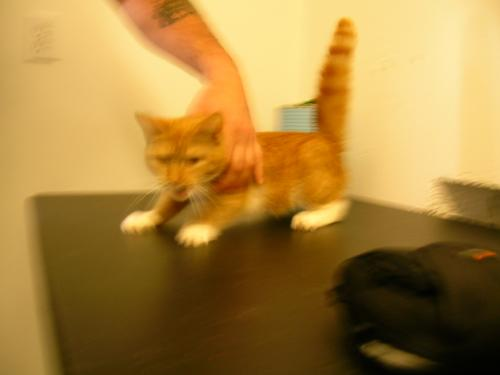
#> input picture images/cat/0.jpg, 500 x 375 px
$ jupyter execute --allow-errors CrossEntropy.ipynb
#> lines starting #> are read from the running program, lines starting #| are printed output that depends on the picture; after the words box and inside, x2 and y2 are one past the last pixel; in counts of white or black regions, pixels touching at a corner belong together
# Minimizing the cross entropy : a nice trip from Maximum likelihood to Kullback–Leibler divergence

The learning algorithm is often stated as a minimization problem where the objective function represent the goal to be reached. The objective function is also called loss function or cost function in machine learning.

### We show that minimizing the cross entropy is equivalent to maximizing the likelihood in case of discriminative models.
### We show that minimizing the cross entropy is equivalent to minimizing the Kullback–Leibler divergence

### We show that the cross entropy loss makes the logistic regression problem convex
### We present an application to cats and dogs image classification

# References :
### Book: Pattern Recognition and Machine Learning by Christopher M. Bishop, 2006
### A nice blog on cross entropy :  https://rdipietro.github.io/friendly-intro-to-cross-entropy-loss/
## An introduction to probabilities is given there
http://romain.raveaux.free.fr/document/NaiveBayesClassifier.html

## An introduction to maximum likelihood
http://romain.raveaux.free.fr/document/Overfittingbiaisedandunbiaisedvariance.html

# Discriminative and Generative models

In particular, we distinguish between generative models and discriminative models.
For generative models, we build a probability model of the data and parameterize
it by the scene content. For discriminative models, we build a probability model
of the scene content and parameterize it by the data.

Models relating the data $x$ to the target $t$ fall into one of two categories. We either:
1. model the contingency of the target state on the data $Pr(t|x)$ or
2. model the contingency of the data on the world state $Pr(x|t)$.

The first type of model is termed discriminative. The second is termed generative;

The target $t$ can be a class label ("cat") if we are dealing with a classification problem.

1. In the discriminative model, we choose an appropriate form for the distribution $Pr(t)$
over the target state. The models may also depends on a set of parameters $W$.
Since the distribution over the state depends on both the data and these parameters,
we write it as $Pr(t|x,W)$ and refer to it as the posterior distribution.
The goal of the learning algorithm is to fit the parameters $W$ using paired training
data $\{x_i,t_i\}_{i=1}^M$. This can be done using the maximum likelihood (ML), maximum
a posteriori (MAP), or Bayesian approaches.

2. In the generative model, we choose the form for the distribution $Pr(x)$ over the data. The generative model can depend on parameters, it as $Pr(x|t,W)$ and refer to it as the $likelihood$. In inference, we aim to compute the posterior distribution $Pr(t|x)$. To this end we specify a prior $Pr(w)$ over the target state and then use Bayes' rule.

# Recall : Expectation
One of the most important operations involving probabilities is that of finding weighted averages of functions. The average value of some function $f(t)$ under a probability distribution $Pr(t)$ is called the expectation of $f(t)$ and will be denoted by
$\mathbb{E}[f]$. For a discrete distribution, it is given by
$$\mathbb{E}[f]=\sum_t Pr(t)f(t)  $$
so that the average is weighted by the relative probabilities of the different values
of t. $t$ can be a finite set i.e. $t=\{0,1 \}$

In either case, if we are given a finite number N of points drawn from the probability
distribution or probability density, then the expectation can be approximated as a
$$\mathbb{E}[f]\approx\frac{1}{N}  \sum_{i=1}^N f(t_i)$$
The approximation becomes exact in the limit $N\to \infty$

# Recall : Entropy

We begin by considering a discrete random variable $t$ and we ask how much information is received when we observe a specific value for this variable. The amount of information can be viewed as the ‘degree of surprise’ on learning the value of $t$. If we are told that a highly improbable event has just occurred, we will have received more information than if we were told that some very likely event has just occurred, and if we knew that the event was certain to happen we would receive no information. Our measure of information content will therefore depend on the probability distribution $Pr(t)$, and we therefore look for a quantity $h(t)$ that is a monotonic function of the probability $Pr(t)$ and that expresses the information content. The form of h(·) can be found by noting that if we have two events $t$ and $\hat{t}$ that are unrelated, then the information gain from observing both of them
should be the sum of the information gained from each of them separately, so that $h(t, \hat{t}) = h(t) + h(\hat{t})$. Two unrelated events will be statistically independent and so $Pr(t, \hat{t}) = Pr(t)Pr(\hat{t})$. From these two relationships, it is easily shown that $h(t)$ must be given by the logarithm of Pr(t) and so we have
$$h(t)=-\log_2 Pr(t) $$

where the negative sign ensures that information is positive or zero. Note that low probability events t correspond to high information content. The choice of basis for the logarithm is arbitrary, and for the moment we shall adopt the convention
prevalent in information theory of using logarithms to the base of 2. In this case, as we shall see shortly, the units of $h(t)$ are bits (‘binary digits’). Now suppose that a sender wishes to transmit the value of a random variable to a receiver. The average amount of information that they transmit in the process is obtained by taking the expectation of with respect to the distribution $Pr(t)$ and is given by
$$H(t)=-\sum_{t \in \mathcal{T}} Pr(t) \log_2(Pr(t)) $$
Where $\mathcal{T}$ is the domain of definition of $t$ i.e $t \in \{0,1\}$.

This important quantity is called the entropy of the random variable $t$. Note that $\lim_{Pr \to 0} \log Pr = 0$ and so we shall take $Pr(t) \log Pr(t) = 0$ whenever we encounter a value for $t$ such that $Pr(t) = 0$.

# Introducing the Cross-entropy loss

This paragraph describes how minimizing the cross-entropy is related with maximizing the likelihood of the model according to the training set.

When we develop a model for classification, we aim to map the model's inputs to targets. The targets can be encoded by integers or by an encoding called one-hot vector. For example, if we're interested in determining whether an image is best described as a landscape or as a house or car. The target of the first sample $t_1$ can be represented as $t_1 \in [1,2,3]$ or $t_1\in \{0,1\}^3$. If an image is a house then $t_1=[1,0,0]$. A prediction made by the classifier could be $\hat{t}_1=[0.2,0.3,0.5 ]$. The notation $\hat{t}_1^1$ refers to the first value of the vector $\hat{t}_1$.

In cross-entropy there is entropy. The entropy of the discrete random variable $t_1$ is defined as :
$$H(t_1) = \sum_i Pr(t_1^i) \log_2 \frac{1}{Pr(t_1^i)} = -\sum_i Pr(t_1^i) \log_2 Pr(t_1^i)$$
If we assume that $t_1^i$ is already a probability then :
$$H(t_1) = \sum_i t_1^i \log_2 \frac{1}{t_1^i} = -\sum_i t_1^i \log_2 t_1^i$$
The entropy measures the number of bits needed to encode the classes of $t_1$.
In contrast, the cross entropy is the number of bits we need if we encode classes from $t_1$ using $\hat{t}_1$.
$$H(t_1, \hat{t}_1) = \sum_i t_1^i \log_2 \frac{1}{\hat{t}_1^i} = -\sum_i t_1^i \log_2 \hat{t}_1^i$$
Cross-entropy is always larger than entropy; encoding classes according to the wrong distribution $\hat{t}_1$  will always make us use more bits. The only exception is the trivial case where  $t_1$  and  $\hat{t}_1$ are equal, and in this case entropy and cross entropy are equal.
The Kullback–Leibler (KL) divergence from  $\hat{t}_1$ to $t_1$ is simply the difference between cross-entropy and entropy:
\begin{equation}
KL(t_1~||~\hat{t}_1)
= \sum_i t_1^i \log \frac{1}{\hat{t}_1^i} - \sum_i t_1^i \log \frac{1}{t_1^i}
= \sum_i t_1^i \log \frac{t_1^i}{\hat{t_1}^i}
\end{equation}

It measures the number of extra bits we'll need on average if we encode classes from $t_1$  according to  $\hat{t}_1$.

It's never negative, and it's 0 only when  $t_1$ and $\hat{t}_1$ are the same.

Note that minimizing cross entropy is the same as minimizing the KL divergence from $\hat{t}_1$ to $t_1$.

Now we can use the cross entropy over all training examples as our loss. In particular, if we let $n$ index training examples, the overall loss would be
$$H(t, \hat{t}) = \sum_{n=1}^M H(t_n, \hat{t}_n)$$

We have define the cross entropy, and it seems quite relevant but is there any reason?

# The cross entropy, a probabilistic reasoning
But let's look at another approach.
What if we want our objective function to be a direct measure of our model's predictive power, at least with respect to our training data? One common approach is to tune our parameters so that the likelihood of our data under the model is maximized.
$$\max_{\hat{t}} Pr(t|\hat{t})$$

We usually assume that our samples are independent and identically distributed (iid), each measure is independent from the other, so, the likelihood over all of our examples decomposes into a product over the likelihoods of individual examples:
$$\max_{\hat{t}} Pr(t|\hat{t})= \Pi_{n=1}^M \; \max_{\hat{t_n}} \; Pr(t_n|\hat{t}_n)$$
Going back to the original example, if the first training image is of a landscape, then  $t_{1} = (1.0, 0.0, 0.0)^T$ , which tells us that the likelihood  $Pr(t_{1}, \hat{t}_{1})$ is just the first entry of  $\hat{t}_{1} = (0.2, 0.3, 0.5)^T$, which is  $\hat{t}_{1}^1 = 0.2$.

Let's play a bit with the likelihood expression above.

First, since the logarithm is monotonic, we know that maximizing the likelihood is equivalent to maximizing the log likelihood, which is in turn equivalent to minimizing the negative log likelihood:
$$-\log Pr(t| \hat{t}) = -\sum_{n=1}^M \log Pr(t_{n}| \hat{t}_{n})$$

But from our discussion above, we also know that the log likelihood of $t_n$ is just the log of a particular entry of  $\hat{t}_n$. In fact, it's the entry  $i$  which satisfies $t^i_n=1$. We can therefore rewrite the log likelihood for the $n$-th training example in the following way:
$$\log Pr(t_{n}| \hat{t}_{n}) = \sum_{i=1}^3 t_{n}^i \log \hat{t}_{n}^i=\max_{i=\{1,2,3\}} \; Pr(t_n^i|\hat{t}^i_n)$$
which gives us an overall negative log likelihood of
$$- \log Pr(t| \hat{t}) = -\sum_{n=1}^M \sum_{i=1}^3 t_{n}^i \log \hat{t}_{n}^i$$

This is precisely cross entropy, summed over all training examples:
$$- \log Pr(t| \hat{t}) = \sum_{n=1}^M  \big[-\sum_{i=1}^3 t_n^i \log \hat{t}_{n}^i\big] = \sum_{n=1}^M H(t_{n}, \hat{t}_{n})$$

# Wow : Breaking news :  minimizing the cross entropy is equivalent to maximize the likelihood
In the context of a discriminative model for probabilistic classification, minimizing the cross entropy is equivalent to maximize the likelihood of $Pr(t|\hat{t})$ without any assumption on the distributions $t$ and $\hat{t}$ .

# Cross entropy and logistic regression
## The Logistic regression model

$$f_{W}(x,W)=\sigma(x^T.W)$$

Where $\sigma(z)$ is a sigmoid function:
$$\sigma(z)=\frac{1}{1+\exp(-z)}$$

## Learning the parameters of the logistic model
Let us consider a data set $D=\{X,T\}=\{x_i,t_i\}_{i=1}^M  $ with $t_i \in \{0,1\}$ such that we are dealing with a 2-class problem.
For a 2-class problem the cross-entropy can be written as follows:
$$H(t_n,\hat{t_n})=-(t_n \log (\hat{t_n})  +  (1-t_n) \log( 1-\hat{t_n} ))$$
Where $\hat{t_n}$ is :
$$\hat{t_n}=\sigma(x_n^T.W)$$
In the terminology of statistics, this model is known as logistic regression, although it should be emphasized that this is a model for classification rather than regression.
## The optimization problem can then be defined as follows :
$$ \min_W L(D;W)$$
$$ \min_W \dfrac{1}{M}\sum_{n=1}^M L_n(x_n,t_n;W)$$
$$L_n=-(t_n \log (\hat{t_n})  +  (1-t_n) \log( 1-\hat{t_n} ))$$

# Solving the problem

We are seeking for the minimum of the function $L$ so we need to find where the derivative of the function is equal to zero:
$$\dfrac{\partial L}{\partial W} = 0 $$

## Gradient descent method

The problem can be solved by the gradient descent method.

The goal is to choose the parameter update to comprise a small step in the direction of the negative gradient, so that
$$W^{t+1}=W^{t}-\alpha. \dfrac{\partial L}{\partial W}$$
where the parameter $\alpha > 0$ is known as the learning rate.

## Gradient computation

Let us say that we search for : $\dfrac{\partial L}{\partial W_0} $

$L$ is composition of functions then the derivative is based on the chaine rule :
Let $q(p(W_0))$ then
$$\dfrac{\partial q}{\partial W_0} = \dfrac{\partial q}{\partial p} \dfrac{\partial p}{\partial W_0}$$
In addition, the derivative of $log(x)$ is equal to $\dfrac{\partial log(x)}{\partial x} =\dfrac{1}{x}$.

The deriative of $\sigma(x)$  is $\dfrac{\partial \sigma(x)}{\partial x} =\sigma(x) . (1-\sigma(x))$.

**Partial derivative**

1. $q_1=L_n=-(t_n \log (\hat{t_n})  +  (1-t_n) \log( 1-\hat{t_n} ))$ et $p_1=\hat{t_n}$ so $q_1=-(t_n \log (p_1)  +  (1-t_n) \log( 1-p_1) )$

2. $\dfrac{\partial q_1}{\partial W_0} = \dfrac{\partial q_1}{\partial p_1} \dfrac{\partial p_1}{\partial W_0}=(-\dfrac{t_i}{\hat{t_n}}+\dfrac{1-t_n}{1-\hat{t_n}})\dfrac{\partial p_1}{\partial W_0}$

3. $q_2=\hat{t_n}=\sigma(z_n)$ and $p_2=z_n$ so $q_2=\sigma(z_n)$

4. $\dfrac{\partial q_2}{\partial W_0} = \dfrac{\partial q_2}{\partial p_2} \dfrac{\partial p_2}{\partial W_0}=\sigma(z_n)*(1-\sigma(z_n)) \dfrac{\partial p_2}{\partial W_0}$

5. $q_3=z_i$ et $p_3=z_n=X_{i,0}*W_0+x_{n}*W_1$ donc $q_3=p3$
8. $\dfrac{\partial q_3}{\partial W_0} = \dfrac{\partial p_3}{\partial W_0}$=$x_{n}$

Finally,
$$\dfrac{\partial L_n}{\partial W_0}= (-\dfrac{t_n}{\hat{t_n}}+\dfrac{1-t_n}{1-\hat{t_n}}) (\sigma(z_n)*(1-\sigma(z_n)))x_{n}$$
$$\dfrac{\partial L_n}{\partial W_0}= (-\dfrac{t_n}{\hat{t_n}}+\dfrac{1-t_n}{1-\hat{t_n}}) (\hat{t_n}*(1-\hat{t_n}))x_{n}$$

$$\dfrac{\partial L_n}{\partial W_0}= (\hat{t_n} -t_n)  x_{n}$$

The matrix version is :

$$\dfrac{\partial L}{\partial W}= X^T(\hat{T} -T)  $$

# Breaking news : A word on the gradient

We see that the factor involving the derivative of the logistic sigmoid has cancelled, leading to a simplified form for the gradient of the log likelihood. In particular, the contribution to the gradient from data point n is given by the ‘error’ $t_n-\hat{t_n}$ between the target value and the prediction of the model, times the value $x_n$. Furthermore, we can say that this gradient takes precisely the same form as the gradient of the sum-of-squares error function for the linear regression model.

The optimization problem is then convex. We can start with any random parameters $W$ and reach the minimum of $L$ by gradient descent.

# Code of the grdient descent method

[cell 1]
def sigmoid(x):
    return 1 / (1 + np.exp(-x))

def gradientdescent (X,T,W,pas,nbiter) :

    for i in range (0,nbiter):
        Z=X.dot(W)
        Tpred=sigmoid(Z)

        fact1=T*np.log(Tpred)
        fact2=(1-T)*np.log((1-Tpred))
        err=fact1+fact2
        err=err*-1
        err=err.mean()


        ecart=Tpred-T

        XT=X.transpose()
        grad=XT.dot(ecart)

        W = W -pas*grad

        print('Iteration number ',i)
        print('Error : ',err)
    return W, err

# Application to cat and dog classification

## Reading the data

[cell 2]
import matplotlib.pyplot as plt
import matplotlib.image as mpimg
from skimage.transform import resize
import numpy as np


img = mpimg.imread('images/cat/0.jpg').mean(axis=2)
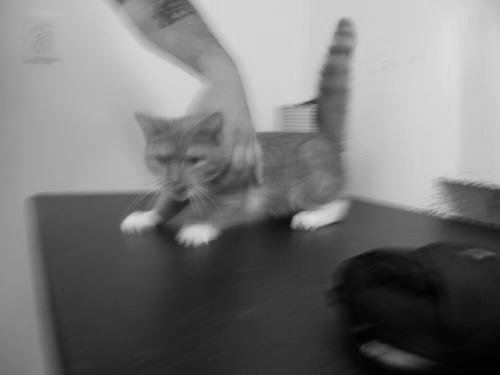
#> img: shape (375, 500) float64; min 0.667, max 220.3, mean 119.9
print(img.shape)
#| (375, 500)
plt.figure(1)
plt.imshow(img,cmap='gray')
plt.show()

img = mpimg.imread('images/dog/0.jpg').mean(axis=2)
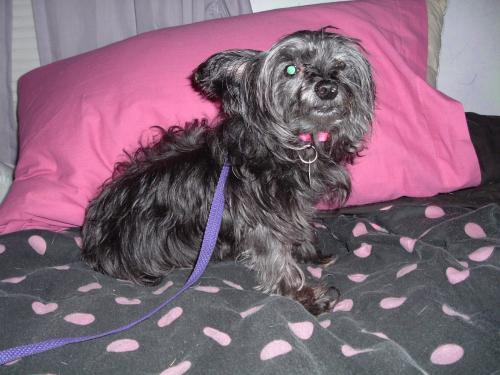
#> input picture images/dog/0.jpg, 500 x 375 px
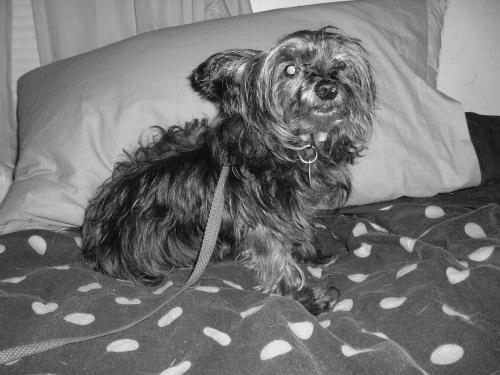
#> img: shape (375, 500) float64; min 1, max 245.7, mean 116.7
print(img.shape)
#| (375, 500)
plt.figure(3)
plt.imshow(img,cmap='gray')
plt.show()


# pip install imageio

import imageio
from skimage.transform import resize

import warnings
warnings.filterwarnings("ignore")

def readData(dirimg):
#> called with dirimg = './images'
    nbfiles = 200
    halfnbfiles=int(nbfiles/2)
    resizew=28
    resizeh=14
    featuresize=resizew*resizeh
    print("nb files=",nbfiles)
    features = np.zeros((nbfiles, featuresize))
    veclabels = np.zeros((nbfiles, 1))
    images =[]

    for i in range(0,halfnbfiles):
        image = imageio.imread(dirimg + '/' + "cat/"+str(i)+".jpg").mean(axis=2)
        images.append(image)
        image = resize(image, (resizew, resizeh))
        features[i, :] = image.reshape((featuresize))
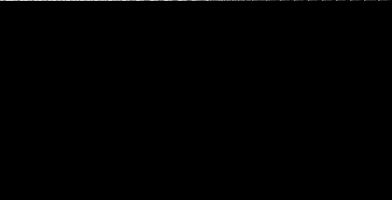
#> features: shape (200, 392) float64; min 0, max 215.1, mean 0.6
        veclabels[i] = 1
#> pass 2 of the loop in readData, `for i in range(0,halfnbfiles):`:
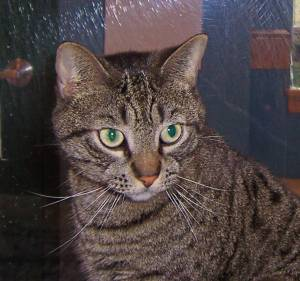
#> input picture images/cat/1.jpg, 300 x 281 px
#> in readData, `image = imageio.imread(dirimg + '/' + "cat/"+str(i)+".jpg").mean(axis=2)`:
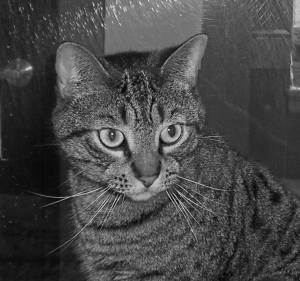
#> image: shape (281, 300) float64; min 1.67, max 231.3, mean 71.7
#> in readData, `features[i, :] = image.reshape((featuresize))`:
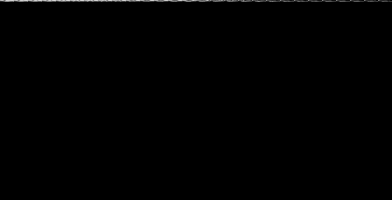
#> features: shape (200, 392) float64; 0.5% of pixels changed, all inside (x1, y1, x2, y2) = (0, 1, 392, 2)


    for i in range(0,halfnbfiles):
        image = imageio.imread(dirimg + '/' + "dog/"+str(i)+".jpg").mean(axis=2)
        images.append(image)
        image = resize(image, (resizew, resizeh))
        features[i+halfnbfiles, :] = image.reshape((featuresize))
        veclabels[i+halfnbfiles] = 0


    #on rajoute le biais
    ones = np.ones((nbfiles,1))
    features=np.hstack([features,ones])

    nbtrain=int(nbfiles * 0.75)
    nbtest=int(nbfiles * 0.25)
    setindex=[]
    for i in range(0,nbfiles):
        setindex.append(i)
    np.random.shuffle(setindex)
    trainfeatures=features[setindex[0:nbtrain]]
    testfeatures=features[setindex[nbtrain:nbtrain+nbtest]]
    trainlabels=veclabels[setindex[0:nbtrain]]
    testlabels=veclabels[setindex[nbtrain:nbtrain+nbtest]]
    trainimages=[]
    for i in range(0,nbtrain):
        trainimages.append(images[setindex[i]])

    testimages=[]
    for i in range(nbtrain,nbtrain+nbtest):
        testimages.append(images[setindex[i]])

    return (trainfeatures, trainlabels,testfeatures,testlabels,trainimages,testimages)
